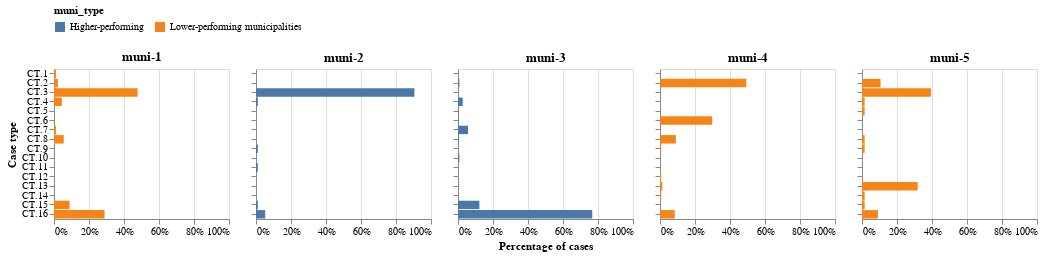

The notebook cell saved with this chart:
### Code cell
# Analyze if and how case performance differ in each municipality, considering case types
charts = []
for muni, data in df_gb.groupby('muni'):
    print(muni)
    if muni in ['muni-1', 'muni-4', 'muni-5']:
        data['muni_type'] = 'Lower-performing municipalities'
    else:
        data['muni_type'] = 'Higher-performing '

    data['case_type'] = data['case_type'].apply(lambda s: s.split('(')[0][:-1])
    print(data.groupby('case_type').size() / data['case:concept:name'].nunique())
    
    hist2 = alt.Chart(
        data, 
        title='{}'.format(muni)
    ).transform_joinaggregate(
        total='count()'
    ).transform_calculate(
        cnt='1',
        pct='1 / datum.total'
    ).mark_bar().encode(
        y=alt.Y(
            'case_type:N', 
            sort=['CT.{}'.format(x) for x in range(1, 17)],
            axis=alt.Axis(labels=(muni == 'muni-1'))
        ).title('Case type' if muni == 'muni-1' else ''),
        x=alt.X('sum(pct):Q', axis=alt.Axis(format='%'), scale=alt.Scale(domain=[0, 1.0])).title('Percentage of cases' if muni == 'muni-3' else ''),
        color=alt.Color('muni_type').legend(orient='top')
    ).properties(
        height=150, width=175
    )
  
    charts.append(hist2)

alt.hconcat(*charts).resolve_scale(y='shared')

### Figure 1 — Vega specification as saved in the notebook (floating-point values rounded to 4 significant figures)
{"$schema": "https://vega.github.io/schema/vega/v5.json", "data": [{"name": "source_0"}, {"name": "data_0", "values": [{"case_type": "CT.16", "muni_type": "Lower-performing municipalities", "sum_pct_end": 0.2889, "sum_pct_start": 0.0}, {"case_type": "CT.15", "muni_type": "Lower-performing municipalities", "sum_pct_end": 0.08889, "sum_pct_start": 0.0}, {"case_type": "CT.8", "muni_type": "Lower-performing municipalities", "sum_pct_end": 0.05556, "sum_pct_start": 0.0}, {"case_type": "CT.7", "muni_type": "Lower-performing municipalities", "sum_pct_end": 0.01111, "sum_pct_start": 0.0}, {"case_type": "CT.4", "muni_type": "Lower-performing municipalities", "sum_pct_end": 0.04444, "sum_pct_start": 0.0}, {"case_type": "CT.2", "muni_type": "Lower-performing municipalities", "sum_pct_end": 0.02222, "sum_pct_start": 0.0}, {"case_type": "CT.3", "muni_type": "Lower-performing municipalities", "sum_pct_end": 0.4778, "sum_pct_start": 0.0}, {"case_type": "CT.1", "muni_type": "Lower-performing municipalities", "sum_pct_end": 0.01111, "sum_pct_start": 0.0}]}, {"name": "source_1"}, {"name": "data_1", "values": [{"case_type": "CT.3", "muni_type": "Higher-performing ", "sum_pct_end": 0.9053, "sum_pct_start": 0.0}, {"case_type": "CT.15", "muni_type": "Higher-performing ", "sum_pct_end": 0.01053, "sum_pct_start": 0.0}, {"case_type": "CT.9", "muni_type": "Higher-performing ", "sum_pct_end": 0.01053, "sum_pct_start": 0.0}, {"case_type": "CT.16", "muni_type": "Higher-performing ", "sum_pct_end": 0.05263, "sum_pct_start": 0.0}, {"case_type": "CT.11", "muni_type": "Higher-performing ", "sum_pct_end": 0.01053, "sum_pct_start": 0.0}, {"case_type": "CT.4", "muni_type": "Higher-performing ", "sum_pct_end": 0.01053, "sum_pct_start": 0.0}]}, {"name": "source_2"}, {"name": "data_2", "values": [{"case_type": "CT.7", "muni_type": "Higher-performing ", "sum_pct_end": 0.05725, "sum_pct_start": 0.0}, {"case_type": "CT.15", "muni_type": "Higher-performing ", "sum_pct_end": 0.1221, "sum_pct_start": 0.0}, {"case_type": "CT.4", "muni_type": "Higher-performing ", "sum_pct_end": 0.02672, "sum_pct_start": 0.0}, {"case_type": "CT.16", "muni_type": "Higher-performing ", "sum_pct_end": 0.7672, "sum_pct_start": 0.0}, {"case_type": "CT.6", "muni_type": "Higher-performing ", "sum_pct_end": 0.003817, "sum_pct_start": 0.0}, {"case_type": "CT.2", "muni_type": "Higher-performing ", "sum_pct_end": 0.007634, "sum_pct_start": 0.0}, {"case_type": "CT.5", "muni_type": "Higher-performing ", "sum_pct_end": 0.003817, "sum_pct_start": 0.0}, {"case_type": "CT.8", "muni_type": "Higher-performing ", "sum_pct_end": 0.003817, "sum_pct_start": 0.0}, {"case_type": "CT.10", "muni_type": "Higher-performing ", "sum_pct_end": 0.007634, "sum_pct_start": 0.0}]}, {"name": "source_3"}, {"name": "data_3", "values": [{"case_type": "CT.6", "muni_type": "Lower-performing municipalities", "sum_pct_end": 0.2987, "sum_pct_start": 0.0}, {"case_type": "CT.8", "muni_type": "Lower-performing municipalities", "sum_pct_end": 0.09091, "sum_pct_start": 0.0}, {"case_type": "CT.13", "muni_type": "Lower-performing municipalities", "sum_pct_end": 0.01299, "sum_pct_start": 0.0}, {"case_type": "CT.2", "muni_type": "Lower-performing municipalities", "sum_pct_end": 0.4935, "sum_pct_start": 0.0}, {"case_type": "CT.14", "muni_type": "Lower-performing municipalities", "sum_pct_end": 0.006494, "sum_pct_start": 0.0}, {"case_type": "CT.9", "muni_type": "Lower-performing municipalities", "sum_pct_end": 0.006494, "sum_pct_start": 0.0}, {"case_type": "CT.12", "muni_type": "Lower-performing municipalities", "sum_pct_end": 0.006494, "sum_pct_start": 0.0}, {"case_type": "CT.16", "muni_type": "Lower-performing municipalities", "sum_pct_end": 0.08442, "sum_pct_start": 0.0}]}, {"name": "source_4"}, {"name": "data_4", "values": [{"case_type": "CT.13", "muni_type": "Lower-performing municipalities", "sum_pct_end": 0.3182, "sum_pct_start": 0.0}, {"case_type": "CT.8", "muni_type": "Lower-performing municipalities", "sum_pct_end": 0.01515, "sum_pct_start": 0.0}, {"case_type": "CT.14", "muni_type": "Lower-performing municipalities", "sum_pct_end": 0.01515, "sum_pct_start": 0.0}, {"case_type": "CT.3", "muni_type": "Lower-performing municipalities", "sum_pct_end": 0.3939, "sum_pct_start": 0.0}, {"case_type": "CT.2", "muni_type": "Lower-performing municipalities", "sum_pct_end": 0.1061, "sum_pct_start": 0.0}, {"case_type": "CT.15", "muni_type": "Lower-performing municipalities", "sum_pct_end": 0.01515, "sum_pct_start": 0.0}, {"case_type": "CT.16", "muni_type": "Lower-performing municipalities", "sum_pct_end": 0.09091, "sum_pct_start": 0.0}, {"case_type": "CT.9", "muni_type": "Lower-performing municipalities", "sum_pct_end": 0.01515, "sum_pct_start": 0.0}, {"case_type": "CT.5", "muni_type": "Lower-performing municipalities", "sum_pct_end": 0.01515, "sum_pct_start": 0.0}, {"case_type": "CT.4", "muni_type": "Lower-performing municipalities", "sum_pct_end": 0.01515, "sum_pct_start": 0.0}]}, {"name": "source_0_y_domain_case_type_0", "values": [{"case_type": "CT.16", "sort_field": 15.0}, {"case_type": "CT.15", "sort_field": 14.0}, {"case_type": "CT.8", "sort_field": 7.0}, {"case_type": "CT.7", "sort_field": 6.0}, {"case_type": "CT.4", "sort_field": 3.0}, {"case_type": "CT.2", "sort_field": 1.0}, {"case_type": "CT.3", "sort_field": 2.0}, {"case_type": "CT.1", "sort_field": 0.0}]}, {"name": "source_1_y_domain_case_type_1", "values": [{"case_type": "CT.3", "sort_field": 2.0}, {"case_type": "CT.15", "sort_field": 14.0}, {"case_type": "CT.9", "sort_field": 8.0}, {"case_type": "CT.16", "sort_field": 15.0}, {"case_type": "CT.11", "sort_field": 10.0}, {"case_type": "CT.4", "sort_field": 3.0}]}, {"name": "source_2_y_domain_case_type_2", "values": [{"case_type": "CT.7", "sort_field": 6.0}, {"case_type": "CT.15", "sort_field": 14.0}, {"case_type": "CT.4", "sort_field": 3.0}, {"case_type": "CT.16", "sort_field": 15.0}, {"case_type": "CT.6", "sort_field": 5.0}, {"case_type": "CT.2", "sort_field": 1.0}, {"case_type": "CT.5", "sort_field": 4.0}, {"case_type": "CT.8", "sort_field": 7.0}, {"case_type": "CT.10", "sort_field": 9.0}]}, {"name": "source_3_y_domain_case_type_3", "values": [{"case_type": "CT.6", "sort_field": 5.0}, {"case_type": "CT.8", "sort_field": 7.0}, {"case_type": "CT.13", "sort_field": 12.0}, {"case_type": "CT.2", "sort_field": 1.0}, {"case_type": "CT.14", "sort_field": 13.0}, {"case_type": "CT.9", "sort_field": 8.0}, {"case_type": "CT.12", "sort_field": 11.0}, {"case_type": "CT.16", "sort_field": 15.0}]}, {"name": "source_4_y_domain_case_type_4", "values": [{"case_type": "CT.13", "sort_field": 12.0}, {"case_type": "CT.8", "sort_field": 7.0}, {"case_type": "CT.14", "sort_field": 13.0}, {"case_type": "CT.3", "sort_field": 2.0}, {"case_type": "CT.2", "sort_field": 1.0}, {"case_type": "CT.15", "sort_field": 14.0}, {"case_type": "CT.16", "sort_field": 15.0}, {"case_type": "CT.9", "sort_field": 8.0}, {"case_type": "CT.5", "sort_field": 4.0}, {"case_type": "CT.4", "sort_field": 3.0}]}, {"name": "data_0_color_domain_muni_type_0", "values": [{"muni_type": "Lower-performing municipalities"}]}, {"name": "data_1_color_domain_muni_type_1", "values": [{"muni_type": "Higher-performing "}]}, {"name": "data_2_color_domain_muni_type_2", "values": [{"muni_type": "Higher-performing "}]}, {"name": "data_3_color_domain_muni_type_3", "values": [{"muni_type": "Lower-performing municipalities"}]}, {"name": "data_4_color_domain_muni_type_4", "values": [{"muni_type": "Lower-performing municipalities"}]}], "signals": [{"name": "childWidth", "value": 175}], "marks": [{"type": "group", "name": "concat_0_group", "encode": {"update": {"width": {"signal": "childWidth"}, "height": {"signal": "height"}}}, "marks": [{"type": "rect", "name": "concat_0_marks", "from": {"data": "data_0"}, "encode": {"update": {"x": {"field": "sum_pct_end", "scale": "concat_0_x"}, "fill": {"field": "muni_type", "scale": "color"}, "x2": {"field": "sum_pct_start", "scale": "concat_0_x"}, "y": {"field": "case_type", "scale": "y"}, "height": {"signal": "max(0.25, bandwidth('y'))"}}}, "style": ["bar"]}], "axes": [{"scale": "concat_0_x", "gridScale": "y", "domain": false, "ticks": false, "tickCount": {"signal": "ceil(childWidth/40)"}, "grid": true, "labels": false, "zindex": 0, "aria": false, "minExtent": 0, "orient": "bottom", "maxExtent": 0}, {"scale": "concat_0_x", "labelOverlap": true, "format": "%", "labelFlush": true, "tickCount": {"signal": "ceil(childWidth/40)"}, "zindex": 0, "orient": "bottom", "grid": false}, {"scale": "y", "orient": "left", "title": "Case type", "labels": true, "zindex": 0, "grid": false}], "title": {"text": "muni-1", "frame": "group"}, "style": "cell"}, {"type": "group", "name": "concat_1_group", "encode": {"update": {"height": {"signal": "height"}, "width": {"signal": "childWidth"}}}, "marks": [{"type": "rect", "name": "concat_1_marks", "from": {"data": "data_1"}, "encode": {"update": {"x": {"field": "sum_pct_end", "scale": "concat_1_x"}, "x2": {"field": "sum_pct_start", "scale": "concat_1_x"}, "y": {"field": "case_type", "scale": "y"}, "height": {"signal": "max(0.25, bandwidth('y'))"}, "fill": {"field": "muni_type", "scale": "color"}}}, "style": ["bar"]}], "axes": [{"scale": "concat_1_x", "maxExtent": 0, "gridScale": "y", "minExtent": 0, "domain": false, "zindex": 0, "aria": false, "ticks": false, "orient": "bottom", "grid": true, "tickCount": {"signal": "ceil(childWidth/40)"}, "labels": false}, {"scale": "concat_1_x", "zindex": 0, "orient": "bottom", "format": "%", "grid": false, "labelFlush": true, "labelOverlap": true, "tickCount": {"signal": "ceil(childWidth/40)"}}, {"scale": "y", "zindex": 0, "orient": "left", "grid": false, "labels": false}], "title": {"text": "muni-2", "frame": "group"}, "style": "cell"}, {"type": "group", "name": "concat_2_group", "encode": {"update": {"width": {"signal": "childWidth"}, "height": {"signal": "height"}}}, "marks": [{"type": "rect", "name": "concat_2_marks", "from": {"data": "data_2"}, "encode": {"update": {"x2": {"field": "sum_pct_start", "scale": "concat_2_x"}, "y": {"field": "case_type", "scale": "y"}, "height": {"signal": "max(0.25, bandwidth('y'))"}, "x": {"field": "sum_pct_end", "scale": "concat_2_x"}, "fill": {"field": "muni_type", "scale": "color"}}}, "style": ["bar"]}], "axes": [{"scale": "concat_2_x", "orient": "bottom", "tickCount": {"signal": "ceil(childWidth/40)"}, "aria": false, "grid": true, "minExtent": 0, "domain": false, "zindex": 0, "ticks": false, "maxExtent": 0, "gridScale": "y", "labels": false}, {"scale": "concat_2_x", "labelOverlap": true, "grid": false, "orient": "bottom", "format": "%", "zindex": 0, "title": "Percentage of cases", "tickCount": {"signal": "ceil(childWidth/40)"}, "labelFlush": true}, {"scale": "y", "labels": false, "grid": false, "orient": "left", "zindex": 0}], "title": {"text": "muni-3", "frame": "group"}, "style": "cell"}, {"type": "group", "name": "concat_3_group", "encode": {"update": {"width": {"signal": "childWidth"}, "height": {"signal": "height"}}}, "marks": [{"type": "rect", "name": "concat_3_marks", "from": {"data": "data_3"}, "encode": {"update": {"fill": {"field": "muni_type", "scale": "color"}, "x2": {"field": "sum_pct_start", "scale": "concat_3_x"}, "x": {"field": "sum_pct_end", "scale": "concat_3_x"}, "height": {"signal": "max(0.25, bandwidth('y'))"}, "y": {"field": "case_type", "scale": "y"}}}, "style": ["bar"]}], "axes": [{"scale": "concat_3_x", "ticks": false, "tickCount": {"signal": "ceil(childWidth/40)"}, "orient": "bottom", "aria": false, "minExtent": 0, "zindex": 0, "domain": false, "gridScale": "y", "labels": false, "maxExtent": 0, "grid": true}, {"scale": "concat_3_x", "labelOverlap": true, "orient": "bottom", "tickCount": {"signal": "ceil(childWidth/40)"}, "zindex": 0, "grid": false, "format": "%", "labelFlush": true}, {"scale": "y", "labels": false, "grid": false, "orient": "left", "zindex": 0}], "title": {"text": "muni-4", "frame": "group"}, "style": "cell"}, {"type": "group", "name": "concat_4_group", "encode": {"update": {"width": {"signal": "childWidth"}, "height": {"signal": "height"}}}, "marks": [{"type": "rect", "name": "concat_4_marks", "from": {"data": "data_4"}, "encode": {"update": {"x": {"field": "sum_pct_end", "scale": "concat_4_x"}, "x2": {"field": "sum_pct_start", "scale": "concat_4_x"}, "y": {"field": "case_type", "scale": "y"}, "height": {"signal": "max(0.25, bandwidth('y'))"}, "fill": {"field": "muni_type", "scale": "color"}}}, "style": ["bar"]}], "axes": [{"scale": "concat_4_x", "grid": true, "aria": false, "labels": false, "ticks": false, "zindex": 0, "tickCount": {"signal": "ceil(childWidth/40)"}, "domain": false, "maxExtent": 0, "minExtent": 0, "gridScale": "y", "orient": "bottom"}, {"scale": "concat_4_x", "labelOverlap": true, "grid": false, "tickCount": {"signal": "ceil(childWidth/40)"}, "format": "%", "zindex": 0, "labelFlush": true, "orient": "bottom"}, {"scale": "y", "grid": false, "zindex": 0, "labels": false, "orient": "left"}], "title": {"text": "muni-5", "frame": "group"}, "style": "cell"}], "scales": [{"name": "y", "type": "band", "domain": {"fields": [{"data": "source_0_y_domain_case_type_0", "field": "case_type"}, {"data": "source_1_y_domain_case_type_1", "field": "case_type"}, {"data": "source_2_y_domain_case_type_2", "field": "case_type"}, {"data": "source_3_y_domain_case_type_3", "field": "case_type"}, {"data": "source_4_y_domain_case_type_4", "field": "case_type"}], "sort": {"op": "max", "field": "sort_field"}}, "range": [0, {"signal": "height"}], "paddingOuter": 0.05, "paddingInner": 0.1}, {"name": "color", "type": "ordinal", "domain": {"fields": [{"data": "data_0_color_domain_muni_type_0", "field": "muni_type"}, {"data": "data_1_color_domain_muni_type_1", "field": "muni_type"}, {"data": "data_2_color_domain_muni_type_2", "field": "muni_type"}, {"data": "data_3_color_domain_muni_type_3", "field": "muni_type"}, {"data": "data_4_color_domain_muni_type_4", "field": "muni_type"}], "sort": true}, "range": "category"}, {"name": "concat_0_x", "type": "linear", "domain": [0, 1], "range": [0, {"signal": "childWidth"}], "zero": true}, {"name": "concat_1_x", "type": "linear", "domain": [0, 1], "range": [0, {"signal": "childWidth"}], "zero": true}, {"name": "concat_2_x", "type": "linear", "domain": [0, 1], "range": [0, {"signal": "childWidth"}], "zero": true}, {"name": "concat_3_x", "type": "linear", "domain": [0, 1], "range": [0, {"signal": "childWidth"}], "zero": true}, {"name": "concat_4_x", "type": "linear", "domain": [0, 1], "range": [0, {"signal": "childWidth"}], "zero": true}], "layout": {"padding": 20, "bounds": "full", "align": "each"}, "padding": 5, "height": 150, "background": "white", "legends": [{"orient": "top", "fill": "color", "direction": "horizontal", "symbolType": "square", "title": "muni_type"}]}
